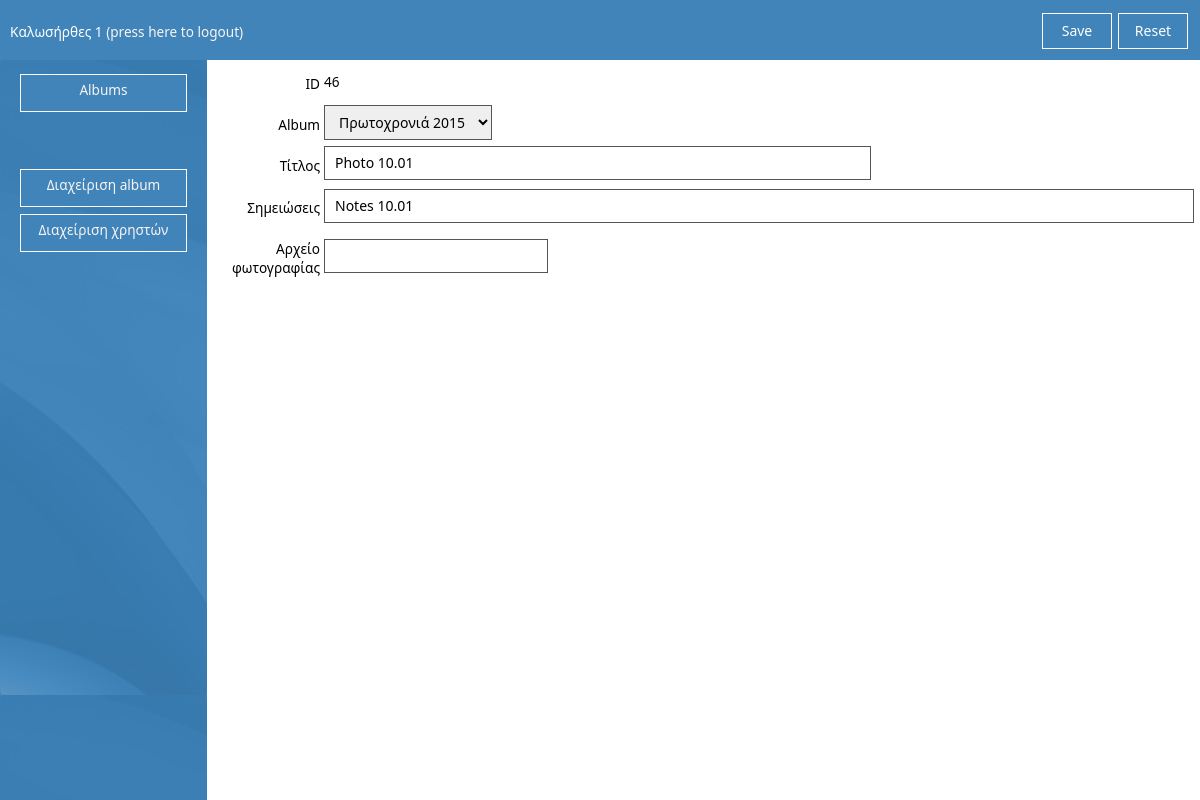
The page /mediaedit.php?id=46 (signed in) on the database its author committed.
### tables this page shows
CREATE TABLE `media` (
  `Med_ID` int(10) NOT NULL AUTO_INCREMENT,
  `Med_Code` varchar(20) DEFAULT NULL,
  `Med_Album` int(10) DEFAULT NULL,
  `Med_Description` varchar(250) DEFAULT NULL,
  `Med_Status` int(10) DEFAULT NULL,
  `Med_Notes` text,
  `Med_Valid` int(10) DEFAULT NULL,
  `Med_Filename` varchar(100) DEFAULT NULL,
  `Med_URL` varchar(255) DEFAULT NULL,
  `Med_Creator` int(11) DEFAULT NULL,
  `Med_Timestamp` datetime DEFAULT NULL,
  PRIMARY KEY (`Med_ID`),
  KEY `Med_ALbum` (`Med_Album`),
  KEY `Med_Status` (`Med_Status`),
  CONSTRAINT `media_ibfk_1` FOREIGN KEY (`Med_Album`) REFERENCES `albums` (`alb_ID`),
  CONSTRAINT `media_ibfk_2` FOREIGN KEY (`Med_Status`) REFERENCES `status` (`sts_ID`)
);

### includes/functions.php (called while the page is built, shortened)
<?php
class User
{
    public $Usr_Role_Admin;
    function GetLoggedUser()
    {
        $LoggedID = 0;
        if (isset ($_SESSION['LoggedUserID']))
            $LoggedID = $_SESSION['LoggedUserID'];
        else
            $LoggedID = 0;
        return $LoggedID;
    }
    function IsAdmin($ID)
    {
        $ID = mysql_real_escape_string($ID);
        $sql = "SELECT * FROM users WHERE Usr_ID=".$ID;
        $result = mysql_query($sql);
        if ($result)
        {
            while ($row = mysql_fetch_array ($result))
            {
                $this->Usr_Role_Admin = $row['Usr_Role_Admin'];
            }
        }
        return $this->Usr_Role_Admin;
    }
}
?>

### mediaedit.php (the view, shortened to what this page needs)
<?php
    require 'includes/functions.php';
    $LoggedUser = new User();
    $Logged_ID = $LoggedUser->GetLoggedUser();
    $AdminAccess = $LoggedUser->IsAdmin($Logged_ID);
?>
<!DOCTYPE html>
<html lang="en">
    <head>
        <link href="scripts/table.css" rel="stylesheet" type="text/css" />
        <link href="styles/styles.css" rel="stylesheet" type="text/css" />
    </head>
    <body>
    <nav>
        <?php
        echo "<ul style=\"margin-left:  -20px;\">";
        echo "<li class=\"menuButton\"><a href=\"albumreview.php\">Albums</a></li>";
        if (strcmp ($AdminAccess,"True")==0)
        {
            include ('adminmenu.php');
        }
        echo "</ul>";
        $Med_ID=$_GET['id'];
        $strSQL = "SELECT media.Med_ID, media.Med_Album, media.Med_Description, media.Med_Notes, media.Med_URL,
                        users.Usr_ID, users.Usr_Lastname, users.Usr_Firstname, media.Med_Timestamp, albums.alb_ID,
                        albums.alb_Title, status.sts_ID, status.sts_Title
                        FROM users RIGHT JOIN (status RIGHT JOIN (albums RIGHT JOIN media ON
                        albums.alb_ID = media.Med_Album) ON status.sts_ID = media.Med_Status) ON
                        users.Usr_ID = media.Med_Creator WHERE Med_ID = $Med_ID";
        $result = mysql_query($strSQL);
        if ($result)
        {
            $row = mysql_fetch_array($result);
        }
        ?>
    </nav>
    <form name="edit" action="mediaupdate.php" method="POST" enctype="multipart/form-data">
    <div class ="PageHeader">
        <table style="width: 100%">
            <tr>
                <td style="width: 50%; color:  white; padding-left: 8px;">
                <?php
                    if (strlen($_SESSION['LoggedName']) > 0)
                    {
                        echo "Καλωσήρθες ".$_SESSION['LoggedName']." ";
                        echo "<a href=\"message.php?msgid=3\">(press here to logout)</a>";
                    }
                    else
                    {
                        echo "Δεν έχετε συνδεθεί στο σύστημα"."<br>";
                        echo "<a href=\"loginmain.php\">Σύνδεση</a>";
                    }
                ?>
                </td>
                <td style="text-align: right; padding-right: 10px; color: white;">
                    <input class="dbButton" type="submit" value="Save" onclick="ResetFieldChange('UnsavedChanges');"/><input class="dbButton" style="margin-left: 6px;" type="reset" value="Reset"/>
                </td>
            </tr>
        </table>
    </div>
    <div class="section">
        <?php
        if (isset ($_SESSION['LoggedUserID']))
        {
            $Med_ID=$row['Med_ID'];
            $Med_Album=$row['Med_Album'];
            $Med_Description=$row['Med_Description'];
            $Med_Notes=$row['Med_Notes'];
            echo "<table id=\"MasterTable\">";
            echo "<tr>";
            echo "<td class=\"Label\">";
            echo "<li>".Column_ID."</li>";
            echo "</td>";
            echo "<td class=\"InputField\">";
            echo $Med_ID;
            echo "</td>";
            echo"</tr>";
            echo"<tr>";
            echo "<td class=\"Label\">";
            echo "<li>".Column_Album."</li>";
            echo "</td>";
            echo "<td class=\"InputField\">";
            echo "<select name=\"Med_Album\">";
            $strSelectSQL = "SELECT alb_ID, alb_Title FROM albums";
            $resultSelect = mysql_query($strSelectSQL);
            while($rowSelect = mysql_fetch_array($resultSelect))
            {
                if ($rowSelect['alb_ID'] == $Med_Album)
                    echo "<option value=\"".$rowSelect['alb_ID']."\" selected=\"selected\">".$rowSelect['alb_Title']."</option>";
                else
                    echo "<option value=\"".$rowSelect['alb_ID']."\">".$rowSelect['alb_Title']."</option>";
            }
            echo"</select>";
            echo "</td>";
            echo"</tr>";
            echo"<tr>";
            echo "<td class=\"Label\">";
            echo "<li>".Column_Title."</li>";
            echo "</td>";
            echo "<td class=\"InputField\">";
            echo "<input type=\"text\" name=\"Med_Description\" value=\"$Med_Description\" size=\"60\"></input>";
            echo "</td>";
            echo "</tr>";
            echo "<tr>";
            echo "<tr>";
            echo "<td class=\"Label\">";
            echo "<li>".Column_Notes."</li>";
            echo "</td>";
            echo "<td class=\"InputField\">";
            echo "<input type=\"text\" size=\"100\" name=\"Med_Notes\" value=\"".$Med_Notes."\"></input>";
            echo "</td>";
            echo "</tr>";
            if (strcmp ($AdminAccess,"True")==0)
            {
                echo"<tr>";
                echo "<td class=\"Label\">";
                echo "<li>".Column_Filename."</li>";
                echo "</td>";
                echo "<td class=\"InputField\">";
                echo "<input type=\"text\" name=\"Med_Filename\" value=\"".$Med_Filename."\"></input>";
                echo "</td>";
                echo "</tr>";
            }
            echo"</table>";
        }
        else
        {
            header("Location: message.php?msgid=2");
        }
        ?>
    </div>
    </form>
    </body>
</html>

### styles/styles.css (style rules this page uses)
﻿body, html { height: 100%; margin: 0; padding: 0; overflow-style: auto; }
li { list-style: none; margin-left: 0; margin-bottom: 0.5em; }
body { background-image: url("../Images/SiteBackground.jpg"); font-size: .85em; font-family: "Segoe UI", Verdana, Helvetica, Sans-Serif; margin: 0; padding: 0; height: 100%; }
table#MasterTable { margin-left:0; margin-right:0; margin-bottom: 30px; border: 0; border-color: white; }
td.Label { width: 120px; height: auto; vertical-align: middle; text-align: right; border-style: solid; border-width: 0px; border-color: red; padding-top: 12px; background-color: #FFFFFF; }
ul { margin-bottom: 0px; }
.dbButton { width: 70px; height: 36px; border-style: solid; border-width: 1px; border-color: white; background-color: #4084b9; color: white; text-align: center; }
.menuButton { width: 165px; height: 36px; border-style: solid; border-width: 1px; border-color: white; background-color: #4084b9; color: white; text-align: center; }
a:link, a:visited, a:hover { color: #212020; color: #f7f4f4; outline: none; text-decoration: none; }
input, textarea, select { border: 1px solid #555; padding-top: 6px; padding-bottom: 6px; padding-left: 10px; padding-right: 10px; font-family: "Segoe UI", Verdana, Helvetica, Sans-Serif; font-size: 14px; line-height: 1.4em; text-align: left; }
select { margin-top: 0px; }
nav { line-height:30px; background-color:transparent; height:100%; width: 207px; float: left; padding: 0px; position: fixed; top: 60px; float: left; border-style: solid; border-width: 0px; border-color: red; padding: 0; margin: 0; background-image: url('../images/sidebar.jpg'); background-size:100%; }
div.section { width: -moz-calc(100% - 210px); width: -webkit-calc(100% - 210px); width: calc(100% - 210px); height: -moz-calc(100% - 60px); height: -webkit-calc(100% - 60px); height: calc(100% - 60px); float:left; padding:0px; position: fixed; top: 60px; left: 207px; overflow-y: scroll; overflow-x: scroll; border-style: solid; border-width: 0px; border-color: red; }
div.PageHeader { top: 0; left: 0; background-color: #4084b9; border-style: solid; border-width: 0px; border-color: red; height: 50px; padding-top: 10px; }

### rows shown on the page
media: Med_ID "46", Med_Description "Photo 10.01", Med_Notes "Notes 10.01"

### other values the page prints
$_SESSION['LoggedName'] "1"
Column_ID "ID"
Column_Album "Album"
Column_Title "Τίτλος"
Column_Notes "Σημειώσεις"
Column_Filename "Αρχείο φωτογραφίας"
form field Med_Album "Πρωτοχρονιά 2015"
